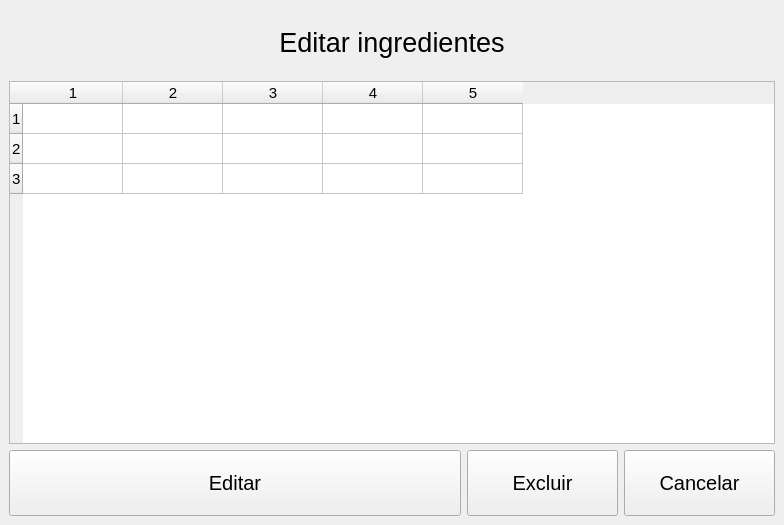
<?xml version="1.0" encoding="UTF-8"?>
<ui version="4.0">
 <class>MainWindow</class>
 <widget class="QMainWindow" name="MainWindow">
  <property name="geometry">
   <rect>
    <x>0</x>
    <y>0</y>
    <width>784</width>
    <height>525</height>
   </rect>
  </property>
  <property name="windowTitle">
   <string>MainWindow</string>
  </property>
  <widget class="QWidget" name="centralwidget">
   <layout class="QVBoxLayout" name="verticalLayout" stretch="2,11,2">
    <item>
     <widget class="QLabel" name="lbl_titulo">
      <property name="sizePolicy">
       <sizepolicy hsizetype="Preferred" vsizetype="Minimum">
        <horstretch>0</horstretch>
        <verstretch>0</verstretch>
       </sizepolicy>
      </property>
      <property name="font">
       <font>
        <pointsize>20</pointsize>
       </font>
      </property>
      <property name="text">
       <string>Editar ingredientes</string>
      </property>
      <property name="alignment">
       <set>Qt::AlignCenter</set>
      </property>
     </widget>
    </item>
    <item>
     <widget class="QTableWidget" name="tb_dados">
      <property name="sizePolicy">
       <sizepolicy hsizetype="Expanding" vsizetype="Minimum">
        <horstretch>0</horstretch>
        <verstretch>0</verstretch>
       </sizepolicy>
      </property>
      <property name="font">
       <font>
        <pointsize>11</pointsize>
       </font>
      </property>
      <property name="rowCount">
       <number>3</number>
      </property>
      <property name="columnCount">
       <number>5</number>
      </property>
      <row/>
      <row/>
      <row/>
      <column/>
      <column/>
      <column/>
      <column/>
      <column/>
     </widget>
    </item>
    <item>
     <layout class="QHBoxLayout" name="horizontalLayout" stretch="3,1,1">
      <item>
       <widget class="QPushButton" name="btn_editar">
        <property name="sizePolicy">
         <sizepolicy hsizetype="Minimum" vsizetype="Minimum">
          <horstretch>0</horstretch>
          <verstretch>0</verstretch>
         </sizepolicy>
        </property>
        <property name="font">
         <font>
          <pointsize>15</pointsize>
         </font>
        </property>
        <property name="text">
         <string>Editar</string>
        </property>
       </widget>
      </item>
      <item>
       <widget class="QPushButton" name="btn_excluir">
        <property name="sizePolicy">
         <sizepolicy hsizetype="Minimum" vsizetype="Minimum">
          <horstretch>0</horstretch>
          <verstretch>0</verstretch>
         </sizepolicy>
        </property>
        <property name="font">
         <font>
          <pointsize>15</pointsize>
         </font>
        </property>
        <property name="text">
         <string>Excluir</string>
        </property>
       </widget>
      </item>
      <item>
       <widget class="QPushButton" name="btn_cancelar">
        <property name="sizePolicy">
         <sizepolicy hsizetype="Minimum" vsizetype="Minimum">
          <horstretch>0</horstretch>
          <verstretch>0</verstretch>
         </sizepolicy>
        </property>
        <property name="font">
         <font>
          <pointsize>15</pointsize>
         </font>
        </property>
        <property name="text">
         <string>Cancelar</string>
        </property>
       </widget>
      </item>
     </layout>
    </item>
   </layout>
  </widget>
 </widget>
 <resources/>
 <connections/>
</ui>
